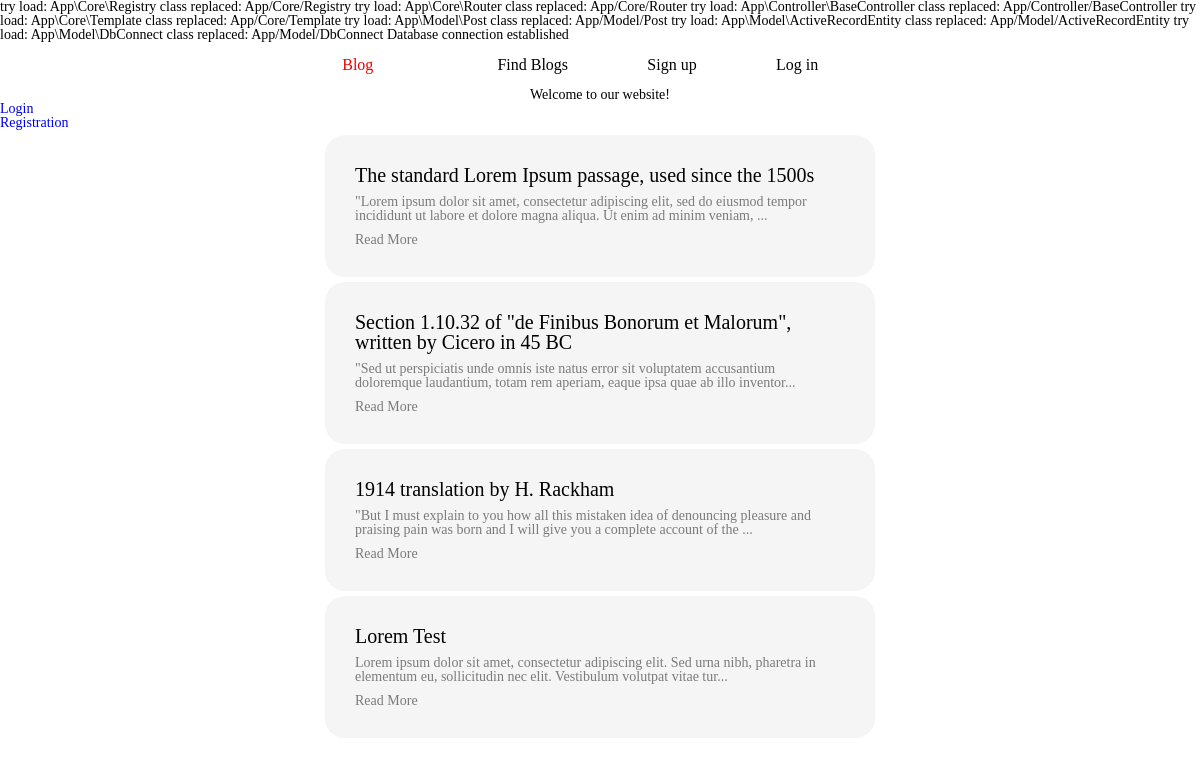
Before: / with the older database file.
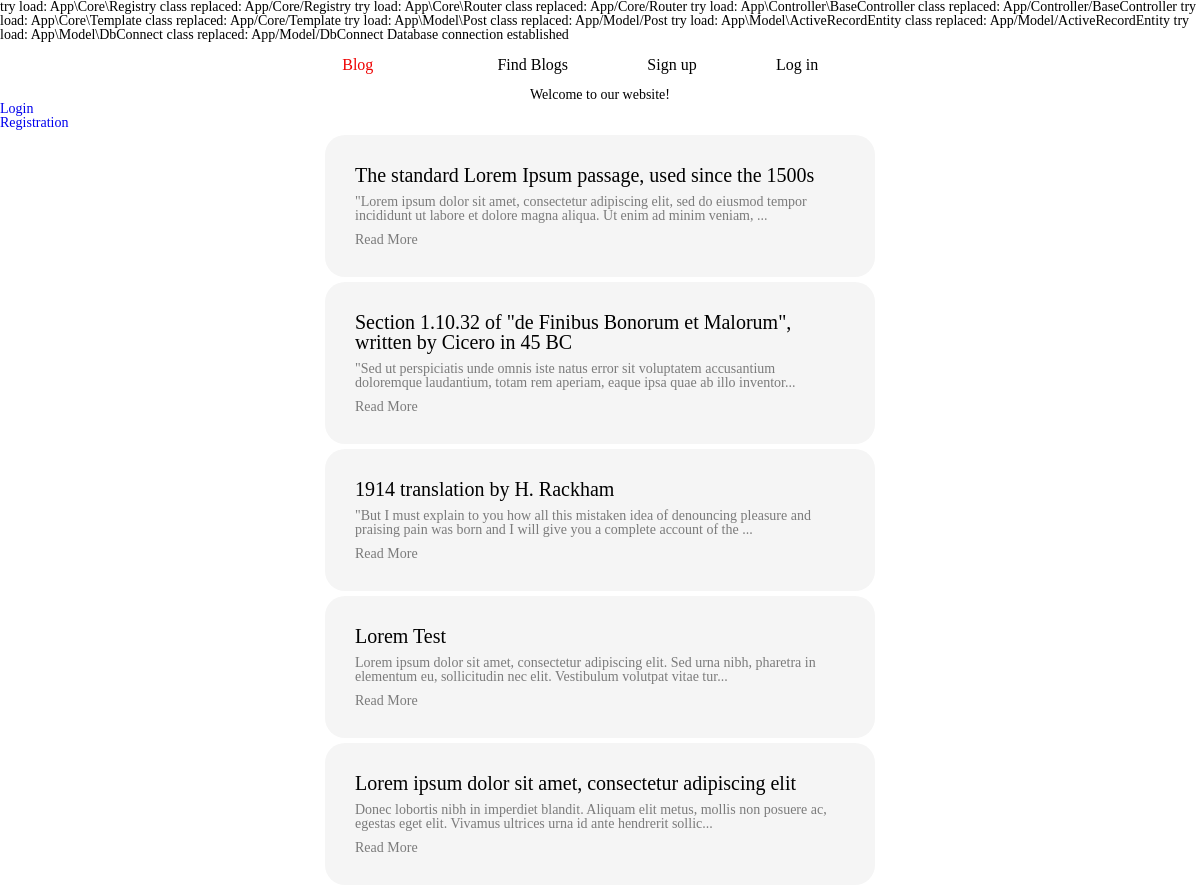
After: the same page with the newer database file.
### tables this page shows
CREATE TABLE `posts` (
  `id` int UNSIGNED NOT NULL,
  `title` varchar(200) NOT NULL,
  `date` date NOT NULL,
  `content` text NOT NULL,
  `author_id` int UNSIGNED NOT NULL
);

### index.php (called while the page is built, shortened)
<?php
require_once __DIR__ . "/vendor/autoload.php";
$registry = new Registry;
$router = new Router($registry);
try {
    $router->setPath(SITE_PATH . '/app/Controller');
} catch (Exception $e) {
}
$router->start();

### app/Model/ActiveRecordEntity.php (called while the page is built, shortened)
<?php
abstract class ActiveRecordEntity
{
    public static function findAll(): mixed
    {
        $dbc = DbConnect::getInstance();
        return $dbc->getQuery('SELECT * FROM `' . static::getTableName() . '`;', [], static::class);
    }
}

### app/Controller/IndexController.php (called while the page is built, shortened)
<?php
class IndexController extends BaseController
{
    function indexAction()
    {
        $rows = Post::findAll();
        $this->template->vars('rows', $rows);
        $this->template->view('index');
    }
}

### app/Core/Router.php (called while the page is built, shortened)
<?php
class Router
{
    private $registry;
    private $path;
    private $action;
    function __construct($registry)
    {
        $this->registry = $registry;
    }
    public function setPath($path)
    {
        $this->path = $path;
    }
    private function getController()
    {
        $route = empty($_SERVER['REDIRECT_URL']) ? '' : $_SERVER['REDIRECT_URL'];
        if (empty($route)) {
            $route = 'Index';
        }
        $route = trim('/\\' . $route, '/\\');
        $parts = explode('/', $route);
        $cmd_path = $this->path;
        foreach ($parts as $part) {
            $controllerPath = $cmd_path . '/' . ucfirst($part) . 'Controller.php';
            if (is_file($controllerPath)) {
                array_shift($parts);
                break;
            }
        }
        $action = array_shift($parts);
        if (empty($action)) {
            $action = 'Index' . 'Action';
        } else {
            $action .= 'Action';
        }
        $this->action = $action;
    }
    public function start()
    {
        $controllerClass = new $class($this->registry);
        $controllerClass->{$this->action}();
    }
}

### app/View/layouts/first_layouts.php (called while the page is built)
<?php require_once('./app/View/HeaderView.php'); ?>
<?php include_once($contentPage); ?>
<?php require_once('./app/View/FooterView.php'); ?>

### app/Core/Template.php (called while the page is built, shortened)
<?php
class Template
{
    private $layouts;
    function __construct($layouts, $controllerName)
    {
        $this->layouts = $layouts;
    }
    function view($name)
    {
        $pathLayout = SITE_PATH . DS . 'app' . DS . 'View' . DS . 'layouts' . DS . $this->layouts . '.php';
        include($pathLayout);
    }
}

### configs/config_local.php (called while the page is built)
<?php
return [
    'host' => 'localhost',
    'db_name' => 'stage2',
    'username' => 'shparvasser',
    'password' => '250699ILB1',
];

### app/Model/Post.php (called while the page is built, shortened)
<?php
class Post extends ActiveRecordEntity
{
    protected static function getTableName(): string
    {
        return 'posts';
    }
}

### app/View/index.php (the view)
<main>
    <div>
        <center>
            <h1>Welcome to our website!</h1>
        </center>
    </div>
    <?php
    if (isset($_SESSION['logged_user'])) : ?>
        <?php
        $result = $_SESSION['logged_user'];
        echo "Hello, ";
        echo $result['name'] . ",";
        echo $result['email'] . "<br>";
        ?>
        <a href="/posts/create">Create Posts</a><br>
        <a href="/form/logout">Logout</a>
    <?php else : ?>
        <a href="/form/login">Login</a><br>
        <a href="/form/doRegister">Registration</a>
    <?php endif; ?>
    <?php
    foreach ($rows as $row) { ?>
        <div class="body">
            <div class="body__message message">
                <h5 class="message__title"><?php echo $row['title'] ?></h5>
                <p class="message__text"><?php
                                            if (mb_strlen($row['content']) < 150) {
                                                echo $row['content'];
                                            } else {
                                                $str = substr($row['content'], 0, 150);
                                                echo $str . "...";
                                            } ?> </p>
                <a class="message__link" href="posts/postView?id=<?php echo $row['id']; ?>">Read More</a>
            </div>
        </div>
    <?php } ?>
</main>

### autoload.php (shortened to what this page needs)
<?php
spl_autoload_register(function (string $class) {
    echo "try load: $class" . PHP_EOL;
    $class = str_replace('\\', DIRECTORY_SEPARATOR, $class);
    echo "class replaced: $class" . PHP_EOL;
    $path = __DIR__ . "/app/{$class}.php";
});

### app/Model/DbConnect.php (shortened to what this page needs)
<?php
class DbConnect
{
    private static $instance = null;
    private $pdo;
    public static function getInstance()
    {
        if (self::$instance == null) {
            self::$instance = new self();
        }
        return self::$instance;
    }
    private function __construct()
    {
        $config = require_once __DIR__ . "/../../configs/config_local.php";
        $dsn = 'mysql:host=' . $config['host'] . ';dbname=' . $config['db_name'];
        try {
            $this->pdo = new PDO("$dsn", $config['username'], $config['password']);
            echo "Database connection established";
        } catch (PDOException $e) {
            echo "Connection failed: " . $e->getMessage();
        }
    }
    public function getExecute(mixed $sql, array $array): mixed
    {
        $sth = $this->pdo->prepare($sql);
        $sth->execute($array);
        return $sth;
    }
    public function getQuery(mixed $sql, array $array): mixed
    {
        return $this->getExecute($sql, $array);
    }
}

### app/View/HeaderView.php (shortened to what this page needs)
<!DOCTYPE html>
<html lang="en">
<head>
    <link rel="stylesheet" href="/resorses/css/style.css">
</head>
<body>
    <header class="header">
        <div class="header__wrapper">
            <nav class="header__menu">
                <a href="../index.php">Blog</a>
                <ul class="header__list">
                    <li class="header__item"><a href="/posts/find">Find Blogs</a></li>
                    <li class="header__item"><a href="/form/doRegister">Sign up</a></li>
                    <li class="header__item"><a href="/form/login">Log in</a></li>
                </ul>
            </nav>
        </div>
    </header>

### app/View/FooterView.php (shortened to what this page needs)
</body>
</html>

### resorses/css/style.css (style rules this page uses)
* { padding: 0; margin: 0; border: 0; }
*, *:before, *:after { -webkit-box-sizing: border-box; box-sizing: border-box; }
nav, footer, header, aside { display: block; }
html, body { height: 100%; width: 100%; font-size: 100%; line-height: 1; font-size: 14px; -ms-text-size-adjust: 100%; -moz-text-size-adjust: 100%; -webkit-text-size-adjust: 100%; }
a, a:visited { text-decoration: none; }
ul li { list-style: none; }
h1, h2, h3, h4, h5, h6 { font-size: inherit; font-weight: inherit; }
.header { display: flex; margin: 15px 15px; }
.header__wrapper { width: 600px; margin: 0px auto; }
.header__menu { display: flex; align-items: center; justify-content: space-around; font-size: 16px; }
.header__menu a { color: #ee0000; }
.header__list { display: flex; flex-wrap: wrap; justify-content: space-around; width: 400px; }
.header__list a { color: black; }
.body__message { width: 550px; padding: 30px; border-radius: 20px; color: #7b7b7b; background: #f5f5f5; margin: 5px auto; }
.message__title { font-size: 20px; margin: 0 0 10px 0; color: black; }
.message__text { margin: 0 0 10px 0; }
.message__link { color: #7b7b7b; }

Changed rows visible on the page:
added posts: title "Lorem ipsum dolor sit amet, consectetur adipiscing elit", content "Donec lobortis nibh in imperdiet blandit. Aliquam elit metus, mollis non posuere ac, egestas eget elit. Vivamus ultrices urna id ante hendrerit sollic"
